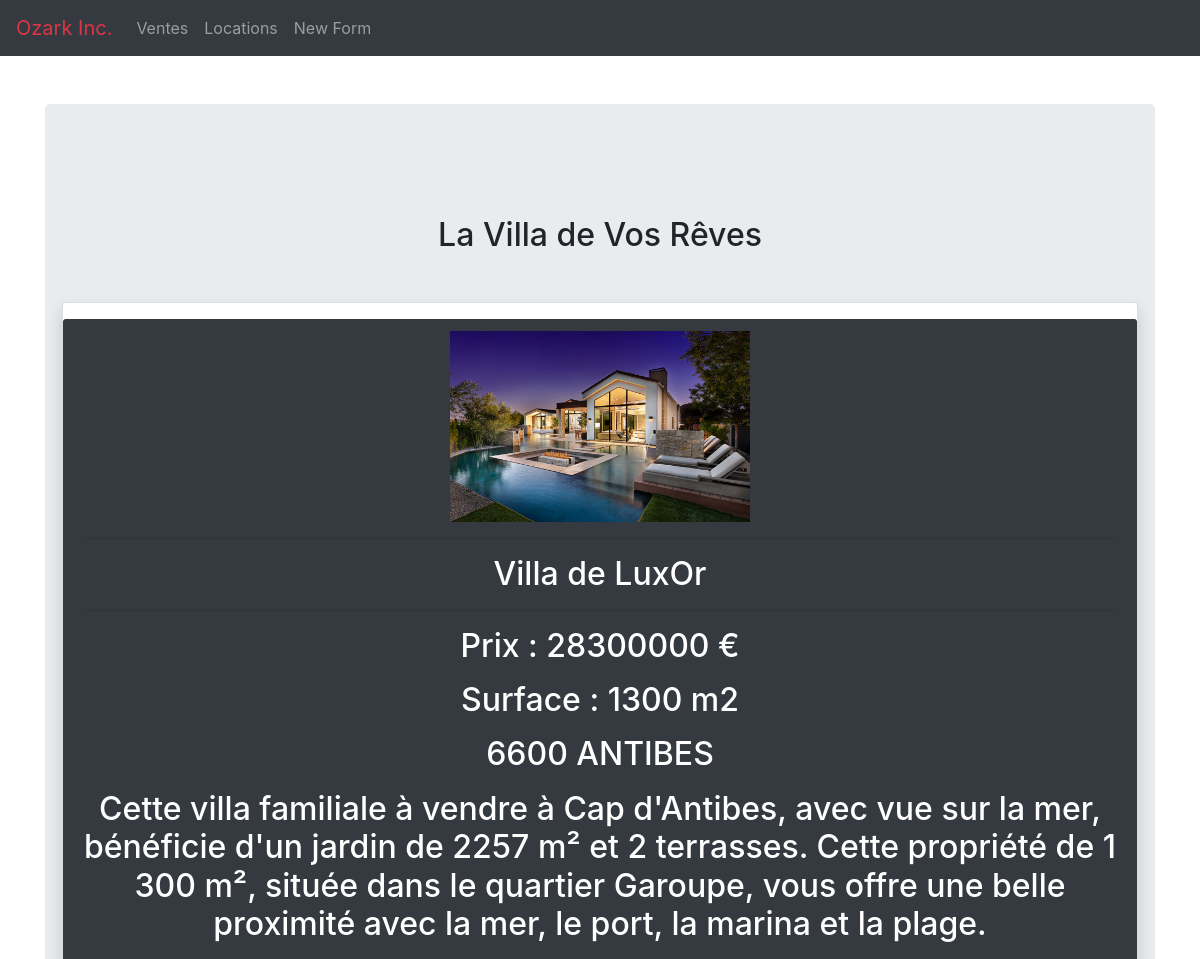
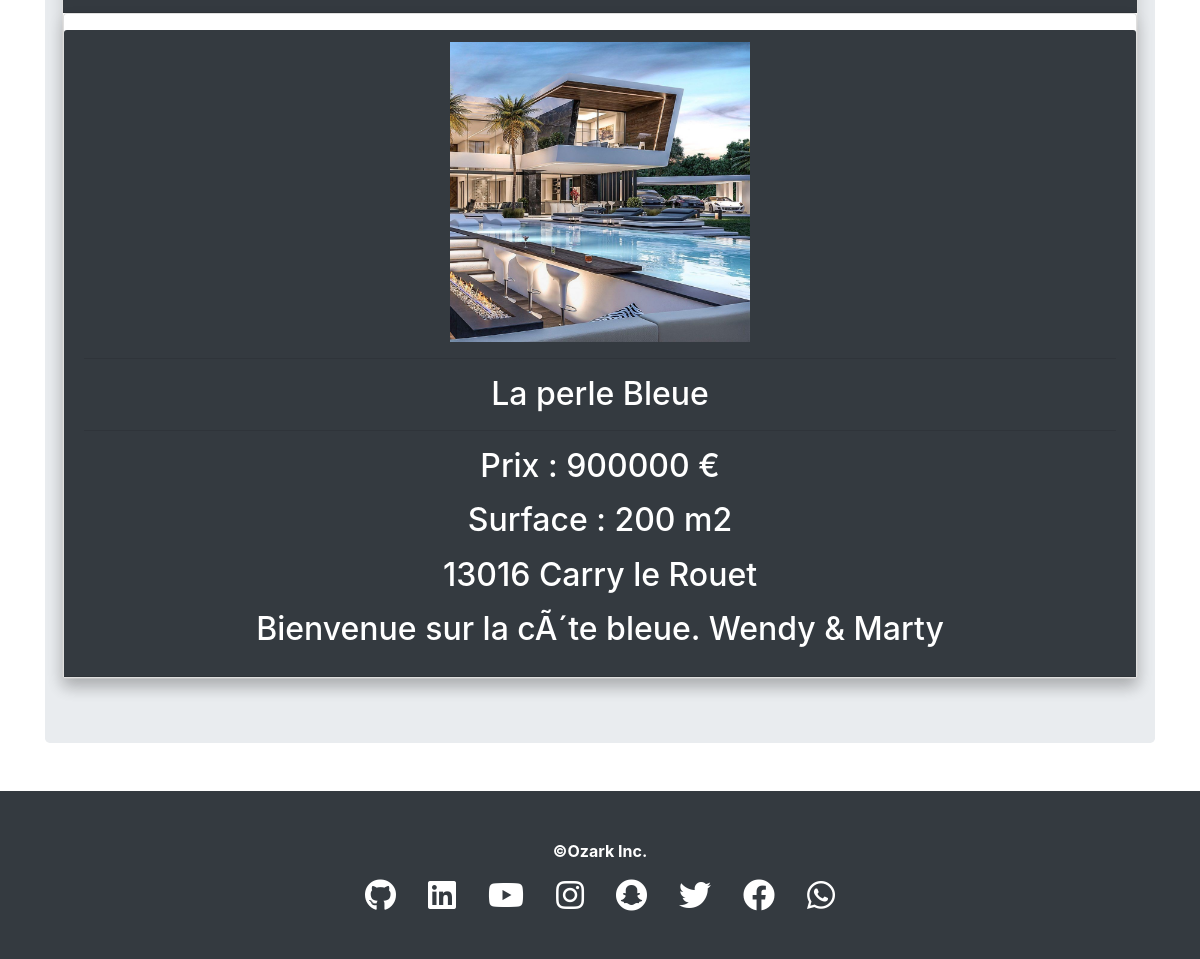
/vente.php, run on the app's committed database (2 pictures, top to bottom).
### tables this page shows
CREATE TABLE IF NOT EXISTS `logement` (
  `id_logement` int(11) NOT NULL AUTO_INCREMENT,
  `titre` varchar(255) NOT NULL,
  `adresse` varchar(255) NOT NULL,
  `cp` int(5) NOT NULL,
  `ville` varchar(255) NOT NULL,
  `surface` int(11) NOT NULL,
  `prix` int(11) NOT NULL,
  `photo` varchar(255) DEFAULT NULL,
  `type` enum('location','vente') NOT NULL,
  `description` text,
  PRIMARY KEY (`id_logement`)
);

### partial/datavente.php (called while the page is built, shortened)
<?php
$dbh = new PDO('mysql:host=localhost;dbname=immoa3l', "root","");
$req  = $dbh->prepare("SELECT * FROM logement");
$req->execute();
$maisons = $req->fetchAll(PDO::FETCH_ASSOC);
?>

### vente.php (the view, shortened to what this page needs)
<?php
require_once "partial/header.php";
?>
<?php
require_once "partial/datavente.php";
?>
<!DOCTYPE html>
<html lang="fr">
<head>
    <link rel="stylesheet" href="https://cdn.jsdelivr.net/npm/bootstrap@4.6.1/dist/css/bootstrap.min.css">
    <link rel="stylesheet" href="https://use.fontawesome.com/releases/v5.8.1/css/all.css">
    <link rel="stylesheet" href="./asset/style.css">
</head>
<body>
    <main>
        <div class="container">
            <div class="jumbotron my-5 text-center">
                <h2 class="my-5 text-center">
                    La Villa de Vos Rêves
                </h2>
                <div class="row flex-lg-row flex-xl-row flex-column">
                    <?php foreach ($maisons as $maison) : ?>
                                    <?php if ($maison["type"] == "vente") :
                                    ?>
                        <div class="card text-center shadow">
                            <div class="card-header bg-dark text-white mt-3">
                                <h2 class="card-title">
                                        <img src=" <?= $maison["photo"] ?>" width=300px height=150px class="img-fluid" alt="photo Maison de luxe">
                                        <hr>
                                        <p> <?= $maison['titre'] ?></p>
                                        <hr>
                                        <p> Prix : <span> <?= $maison['prix'] ?> € </span>
                                        </p>
                                        <p> Surface : <span> <?= $maison['surface'] ?> m2 </span>
                                        </p>
                                        <p> <span>
                                                <?= $maison['cp'] . " " . $maison['ville'] ?> </span>
                                        </p>
                                        <p> <span> <?= $maison['description'] ?> </span>
                                        </p>
                            </div>
                    <?php endif;
                    endforeach; ?>
                    </div>
    </main>
    <?php
    require_once "partial/footer.php";
    ?>
</body>
</html>

### asset/style.css (style rules this page uses)
img { max-width: 360px; max-height: 320px; }

### data on the page
logement: photo (picture), titre "Villa de LuxOr", prix "28300000", surface "1300", cp "6600", ville "ANTIBES", description "Cette villa familiale à vendre à Cap d'Antibes, avec vue sur la mer, bénéficie d'un jardin de 2257 m² et 2 terrasses. Cette propriété de 1 300 m², située dans le quartier Garoupe, vous offre une belle proximité avec la mer, le port, la marina et la plage."
logement: photo (picture), titre "La perle Bleue", prix "900000", surface "200", cp "13016", ville "Carry le Rouet", description "Bienvenue sur la cÃ´te bleue. Wendy & Marty"
